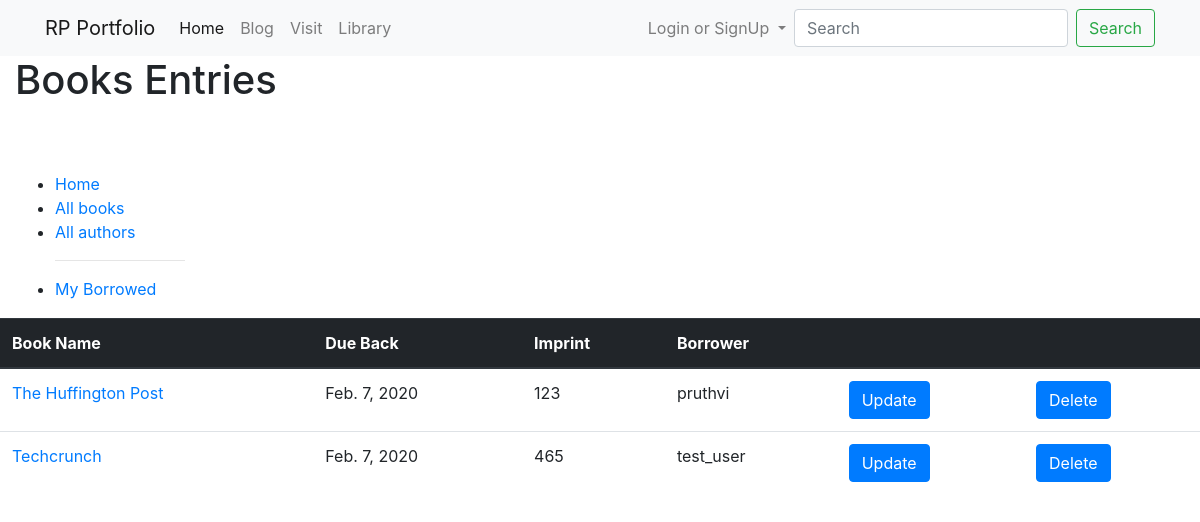
The app's page /library/allbooks/ with its own data.
### library/models.py (models this page shows, shortened)
class BookInstance(models.Model):
    id = models.UUIDField(primary_key=True, default=uuid.uuid4, help_text='Unique ID for this particular book across whole library')
    book = models.ForeignKey('Book', on_delete=models.CASCADE, null=True)
    imprint = models.CharField(max_length=200)
    due_back = models.DateField(null=True, blank=True)
    borrower = models.ForeignKey(User,on_delete=models.SET_NULL,null=True,blank=True)
    LOAN_STATUS = (
        ('m', 'Maintenance'),
        ('o', 'On loan'),
        ('a', 'Available'),
        ('r', 'Reserved'),
    )
    status = models.CharField(
        max_length=1,
        choices=LOAN_STATUS,
        blank=True,
        default='m',
        help_text='Book availability',
    )
    class Meta:
        ordering = ['due_back']
        permissions = (("can_mark_returned","set book as returned"),)

class Book(models.Model):
    title = models.CharField(max_length=200)
    author = models.ForeignKey('Author', on_delete=models.SET_NULL, null=True)
    summary = models.TextField(max_length=1000, help_text='Enter a brief description of the book')
    isbn = models.CharField('ISBN', max_length=13, help_text='13 Character <a href="https://www.isbn-international.org/content/what-isbn">ISBN number</a>')
    genre = models.ManyToManyField(Genre, help_text='Select a genre for this book')
    language = models.ForeignKey('Language', on_delete=models.SET_NULL, null=True)
    def display_genre(self):
        """Creates a string for the Genre. This is required to display genre in Admin."""
        return ', '.join([genre.name for genre in self.genre.all()[:3]])
    display_genre.short_description = 'Genre'

### library/views.py (the view)
# urls.py: path(r'allbooks/', views.BookInstListView.as_view(), name='all-books'),
class BookInstListView(generic.ListView):
	model = BookInstance
	template_name = 'bookinstance_list.html'
	paginate_by = 10

### library/templates/bookinstance_list.html
{% extends "base_generic.html" %}
{% block page_content %}
    <h1>Books Entries</h1>
    {% if bookinstance_list %}
    <div class="row">
    <table class="table table-hover">
        <thead class="thead-dark">
            <tr>
                <th scope="col">Book Name</th>
                <th scope="col">Due Back</th>
                <th scope="col">Imprint</th>
                <th scope="col">Borrower</th>
                <th scope="col"></th>
                <th scope="col"></th>
            </tr>
        </thead>
        <tbody>
            {% for bookinst in bookinstance_list %}
                <tr>
                    <td> <a href="{% url 'book-detail' bookinst.book.pk %}">{{bookinst.book.title}}</a></td>
                    <td> {{bookinst.due_back}}</td>
                    <td> {{bookinst.imprint}} </td>
                    <td> {{bookinst.borrower}}</td>
                    <td><a href="{% url 'bookinstance_update' bookinst.id%}" class="btn btn-primary">Update</a></td>
                    <td> <a href="{% url 'bookinstance_delete' bookinst.id%}" class="btn btn-primary">Delete</a></td>
                </tr>
            {% endfor %}
        </tbody>
</div>
    {% else %}
      <p>There are no books borrowed.</p>
    {% endif %}
{% endblock %}

### records on screen
BookInstance: book "The Huffington Post", due_back "Feb. 7, 2020", imprint "123", borrower "pruthvi"
BookInstance: book "Techcrunch", due_back "Feb. 7, 2020", imprint "465", borrower "test_user"
